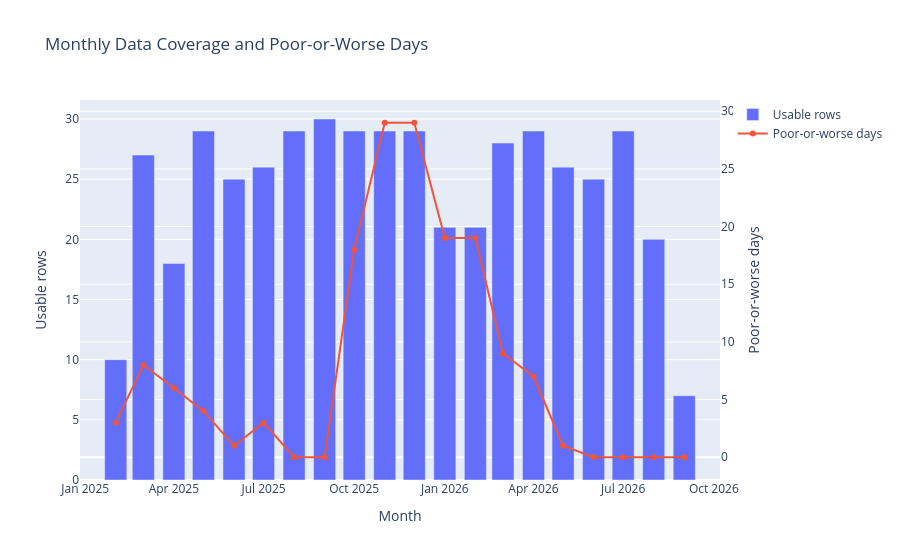

This figure's notebook cell:
### Markdown cell above
## 3. Inspect the calendar and Poor-or-worse days before splitting

We must choose the train/test cut from the calendar, not from whichever date
produces the most flattering baseline score. First we inspect how many usable
rows we have in each month and how many actual next-day targets are
Poor-or-worse.

For this project, Poor-or-worse means an actual `target >= 91 µg/m³`. This is
not a prediction yet: we are counting what really happened so we can choose a
test period that contains enough safety-relevant days for recall to mean
something.

The monthly table will contain:

| Value | Meaning |
|---|---|
| `rows` | Usable daily rows available in that month |
| `poor_days` | Actual next-day targets at or above 91 µg/m³ |
| `mean_target` | Average actual next-day PM2.5 for the month |

The chart shows the overall amount of data and the Poor-day count together.
We will use this calendar evidence to choose one chronological cut date in the
next step. We are not scoring baselines or trying multiple cut dates yet.

### Code cell
import plotly.graph_objects as go

poor_threshold = 91
monthly = daily_scoring.copy()
monthly["month"] = monthly.index.strftime("%Y-%m")
monthly["poor_or_worse"] = monthly["target"] >= poor_threshold

monthly_summary = (
    monthly.groupby("month")
    .agg(
        rows=("target", "size"),
        poor_days=("poor_or_worse", "sum"),
        mean_target=("target", "mean"),
    )
    .reset_index()
)

print("Poor-or-worse threshold:", poor_threshold, "µg/m³")
print("Number of months:", len(monthly_summary))
print("Total usable rows:", monthly_summary["rows"].sum())
print("Total Poor-or-worse days:", monthly_summary["poor_days"].sum())
print("\nMonthly summary:")
print(monthly_summary.to_string(index=False))

monthly_figure = go.Figure()
monthly_figure.add_trace(go.Bar(
    x=monthly_summary["month"],
    y=monthly_summary["rows"],
    name="Usable rows",
    customdata=monthly_summary[["poor_days", "mean_target"]],
    hovertemplate=(
        "Month: %{x}<br>"
        "Usable rows: %{y}<br>"
        "Poor-or-worse days: %{customdata[0]}<br>"
        "Mean target: %{customdata[1]:.2f} µg/m³<extra></extra>"
    ),
))
monthly_figure.add_trace(go.Scatter(
    x=monthly_summary["month"],
    y=monthly_summary["poor_days"],
    name="Poor-or-worse days",
    mode="lines+markers",
    yaxis="y2",
    hovertemplate="Month: %{x}<br>Poor-or-worse days: %{y}<extra></extra>",
))
monthly_figure.update_layout(
    title="Monthly Data Coverage and Poor-or-Worse Days",
    xaxis_title="Month",
    yaxis_title="Usable rows",
    yaxis2={
        "title": "Poor-or-worse days",
        "overlaying": "y",
        "side": "right",
    },
    hovermode="x unified",
)
monthly_figure.show()

### Figure 1 — Plotly figure (JSON) as saved in the notebook; plotly's stock layout.template omitted (floating-point values rounded to 4 significant figures)
{"data": [{"customdata": [[3.0, 78.83], [8.0, 77.96], [6.0, 85.45], [4.0, 69.9], [1.0, 51.88], [3.0, 54.86], [0.0, 40.73], [0.0, 41.85], [18.0, 142.7], [29.0, 238.8], [29.0, 247.0], [19.0, 161.1], [19.0, 119.0], [9.0, 83.46], [7.0, 70.29], [1.0, 54.84], [0.0, 42.2], [0.0, 35.78], [0.0, 45.17], [0.0, 40.43]], "hovertemplate": "Month: %{x}<br>Usable rows: %{y}<br>Poor-or-worse days: %{customdata[0]}<br>Mean target: %{customdata[1]:.2f} µg/m³<extra></extra>", "name": "Usable rows", "type": "bar", "x": ["2025-02", "2025-03", "2025-04", "2025-05", "2025-06", "2025-07", "2025-08", "2025-09", "2025-10", "2025-11", "2025-12", "2026-01", "2026-02", "2026-03", "2026-04", "2026-05", "2026-06", "2026-07", "2026-08", "2026-09"], "y": [10, 27, 18, 29, 25, 26, 29, 30, 29, 29, 29, 21, 21, 28, 29, 26, 25, 29, 20, 7]}, {"hovertemplate": "Month: %{x}<br>Poor-or-worse days: %{y}<extra></extra>", "mode": "lines+markers", "name": "Poor-or-worse days", "type": "scatter", "x": ["2025-02", "2025-03", "2025-04", "2025-05", "2025-06", "2025-07", "2025-08", "2025-09", "2025-10", "2025-11", "2025-12", "2026-01", "2026-02", "2026-03", "2026-04", "2026-05", "2026-06", "2026-07", "2026-08", "2026-09"], "y": [3, 8, 6, 4, 1, 3, 0, 0, 18, 29, 29, 19, 19, 9, 7, 1, 0, 0, 0, 0], "yaxis": "y2"}], "layout": {"hovermode": "x unified", "title": {"text": "Monthly Data Coverage and Poor-or-Worse Days"}, "xaxis": {"title": {"text": "Month"}}, "yaxis": {"title": {"text": "Usable rows"}}, "yaxis2": {"overlaying": "y", "side": "right", "title": {"text": "Poor-or-worse days"}}}}
